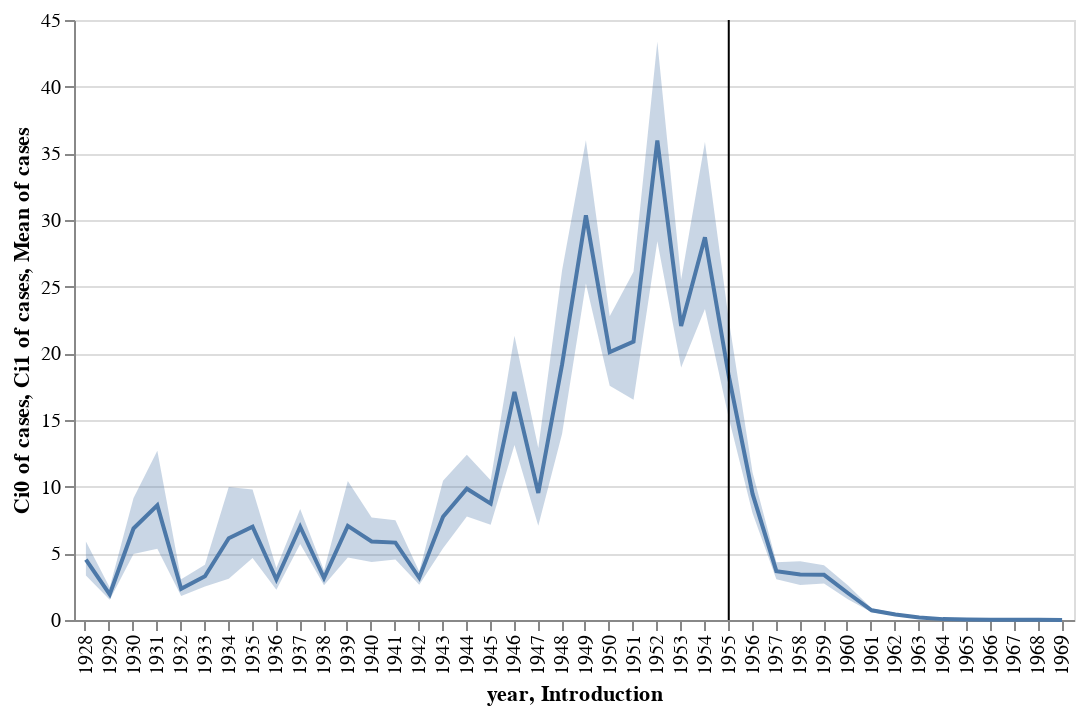

Here is the notebook cell this chart was saved with:
### Markdown cell above
## Mean line with 95% confidence intervals

### Code cell
base = alt.Chart(polio).properties(width=500)

line = base.mark_line().encode(
    x='year:O',
    y='mean(cases):Q'
)

confidence_interval = base.mark_area(opacity=0.3).encode(
    x = 'year:O',
    y = 'ci0(cases):Q',
    y2 = 'ci1(cases):Q'
)

rule = alt.Chart(vacc).mark_rule().encode(
    x='Introduction:O'
)

confidence_interval + line + rule

### Figure 1 — Vega specification as saved in the notebook (floating-point values rounded to 4 significant figures; data arrays with more than 128 entries replaced by an {"elided": "..."} marker saying what was removed)
{"$schema": "https://vega.github.io/schema/vega/v5.json", "data": [{"name": "_server_source_0", "values": {"elided": "2142 records"}}, {"name": "source_1", "values": [{"Introduction": 1955}]}, {"name": "source_0", "source": "_server_source_0", "transform": [{"type": "aggregate", "groupby": ["year"], "fields": ["cases", "cases", "cases"], "ops": ["mean", "ci0", "ci1"], "as": ["mean_cases", "ci0_cases", "ci1_cases"]}, {"type": "project", "fields": ["ci0_cases", "ci1_cases", "mean_cases", "year"]}]}, {"name": "source_0_x_domain_year_0", "source": "source_0", "transform": [{"type": "aggregate", "groupby": ["year"], "fields": [], "ops": [], "as": []}, {"type": "formula", "expr": "datum['year']", "as": "sort_field"}, {"type": "project", "fields": ["year"]}]}, {"name": "source_1_x_domain_Introduction_1", "values": [{"Introduction": 1955}]}], "marks": [{"type": "area", "name": "layer_0_marks", "from": {"data": "source_0"}, "sort": {"field": "datum[\"year\"]"}, "encode": {"update": {"fill": {"value": "#4c78a8"}, "opacity": {"value": 0.3}, "y2": {"field": "ci1_cases", "scale": "y"}, "x": {"field": "year", "scale": "x", "band": 0.5}, "y": {"field": "ci0_cases", "scale": "y"}, "defined": {"signal": "isValid(datum[\"ci0_cases\"]) && isFinite(+datum[\"ci0_cases\"])"}, "orient": {"value": "vertical"}, "description": {"signal": "\"year: \" + (isValid(datum[\"year\"]) ? datum[\"year\"] : \"\"+datum[\"year\"]) + \"; Ci0 of cases: \" + (format(datum[\"ci0_cases\"], \"\")) + \"; Ci1 of cases: \" + (format(datum[\"ci1_cases\"], \"\"))"}}}, "style": ["area"]}, {"type": "line", "name": "layer_1_marks", "from": {"data": "source_0"}, "sort": {"field": "datum[\"year\"]"}, "encode": {"update": {"y": {"field": "mean_cases", "scale": "y"}, "description": {"signal": "\"year: \" + (isValid(datum[\"year\"]) ? datum[\"year\"] : \"\"+datum[\"year\"]) + \"; Mean of cases: \" + (format(datum[\"mean_cases\"], \"\"))"}, "defined": {"signal": "isValid(datum[\"mean_cases\"]) && isFinite(+datum[\"mean_cases\"])"}, "stroke": {"value": "#4c78a8"}, "x": {"field": "year", "scale": "x", "band": 0.5}}}, "style": ["line"]}, {"type": "rule", "name": "layer_2_marks", "from": {"data": "source_1"}, "encode": {"update": {"description": {"signal": "\"Introduction: \" + (isValid(datum[\"Introduction\"]) ? datum[\"Introduction\"] : \"\"+datum[\"Introduction\"])"}, "stroke": {"value": "black"}, "x": {"field": "Introduction", "scale": "x", "band": 0.5}, "y": {"value": 0}, "y2": {"field": {"signal": null, "datum": null, "group": "height", "parent": null}}}}, "style": ["rule"]}], "scales": [{"name": "x", "type": "band", "domain": {"fields": [{"data": "source_0_x_domain_year_0", "field": "year"}, {"data": "source_1_x_domain_Introduction_1", "field": "Introduction"}], "sort": true}, "range": [0, {"signal": "width"}], "paddingOuter": 0, "paddingInner": 0}, {"name": "y", "type": "linear", "domain": {"fields": ["ci0_cases", "ci1_cases", "mean_cases"], "data": "source_0"}, "range": [{"signal": "height"}, 0], "zero": true, "nice": true}], "axes": [{"scale": "y", "minExtent": 0, "domain": false, "ticks": false, "gridScale": "x", "orient": "left", "grid": true, "labels": false, "aria": false, "zindex": 0, "maxExtent": 0, "tickCount": {"signal": "ceil(height/40)"}}, {"scale": "x", "labelAngle": 270, "orient": "bottom", "grid": false, "labelBaseline": "middle", "title": "year, Introduction", "labelAlign": "right", "zindex": 0}, {"scale": "y", "grid": false, "labelOverlap": true, "zindex": 0, "tickCount": {"signal": "ceil(height/40)"}, "title": "Ci0 of cases, Ci1 of cases, Mean of cases", "orient": "left"}], "width": 500, "style": "cell", "height": 300, "background": "white", "padding": 5}
